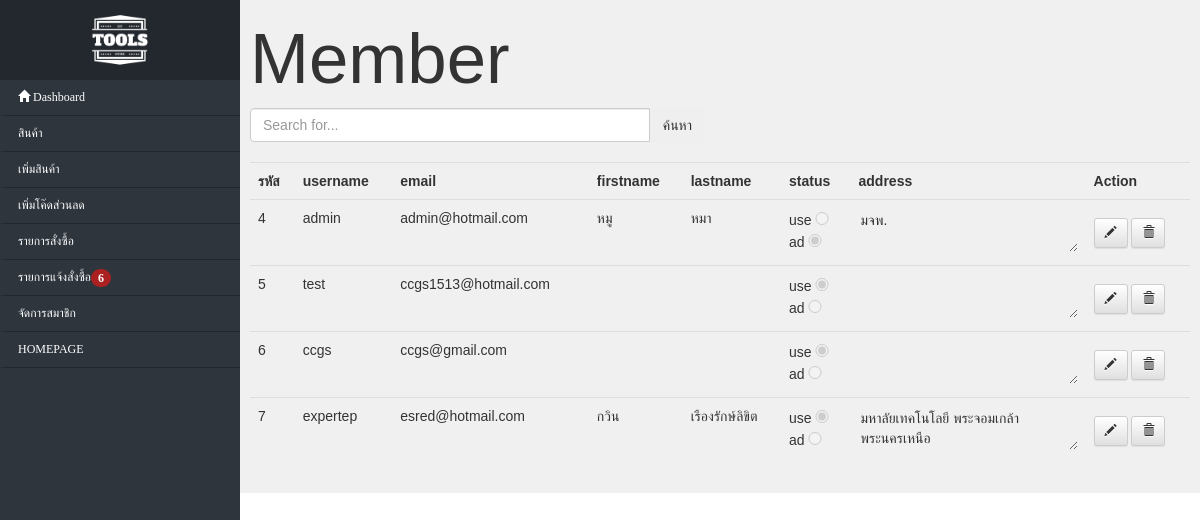
Page /backend/index.php?action=member (signed in) on the committed database.
### tables this page shows
CREATE TABLE `table_member` (
  `member_id` int(10) UNSIGNED NOT NULL,
  `username` varchar(50) NOT NULL,
  `password` varchar(50) NOT NULL,
  `email` varchar(50) NOT NULL,
  `firstname` varchar(30) DEFAULT NULL,
  `lastname` varchar(30) DEFAULT NULL,
  `date_register` varchar(50) NOT NULL,
  `status` int(10) NOT NULL,
  `picture` varchar(200) NOT NULL,
  `address` varchar(100) DEFAULT NULL
);

### backend/member/member.php (the view, shortened to what this page needs)
  <h1>Member</h1>
  <form class="" action="" method="GET">
    <div class="row">
      <div class="col-lg-6">
        <div class="input-group">
          <input type="text" name='search' class="form-control" placeholder="Search for...">
          <span class="input-group-btn">
            <button class="btn btn-secondary" type="submit">ค้นหา</button>
          </span>
        </div>
      </div>
    </div>
  </form>
  <br>
  <?php
   if(isset($_GET['search'])){
     $sql_select_product = 'SELECT * FROM table_member WHERE member_id LIKE "%'.$_GET['search'].'%"OR username LIKE "%'.$_GET['search'].'%"';
   }
   else{
     $sql_select_product = 'SELECT * FROM table_member ';
   }?>
<table class="table" style="border:1px solid black;">
  <tr>
    <th>
      รหัส
    </th>
    <th>
      username
    </th>
    <th>
      email
    </th>
    <th>
      firstname
    </th>
    <th>
      lastname
    </th>
    <th>
      status
    </th>
    <th>
      address
    </th>
    <th>
     Action
   </th>
  </tr>
  <?php
  include 'save.php';
    $query_select_product = $connect->query($sql_select_product);
   while ($select_product = $query_select_product->fetch_assoc()){
     ?>
     <form class="" action="#" method="post" onsubmit="return check(<?php echo $select_product['member_id']; ?>);">
        <tr>
          <td>
            <?php echo $select_product['member_id']; ?>
          </td>
          <td>
            <?php echo $select_product['username']; ?>
          </td>
          <td>
            <?php echo $select_product['email'] ?>
          </td>
          <td>
            <?php echo $select_product['firstname']; ?>
          <td>
            <?php echo $select_product['lastname'];?>
          </td>
          <td>
            use<input class="check <?php echo $select_product['member_id']; ?>" type="radio" name="status" value="0" <?php echo ($select_product['status']=='0') ? 'checked' :'';  ?> disabled><br>
            ad<input class="check <?php echo $select_product['member_id']; ?>" type="radio" name="status" value="1" <?php echo ($select_product['status']=='1') ? 'checked' :'';  ?> disabled>
          </td>
          <td>
            <textarea rows="2" class="edit textmember <?php echo $select_product['member_id']; ?>" name="address" readonly><?php echo $select_product['address'] ?></textarea>
          </td>
          <td>
            <button type="submit" name="editmember" id="<?php echo $select_product['member_id']; ?>" class="btn btn-default btn-sm" aria-label="Left Align" onclick="bool='e';">
              <span class="glyphicon glyphicon-pencil" aria-hidden="true"></span>
            </button>
            <button type="submit" name="deletemember" class="btn btn-default btn-sm" aria-label="Left Align" onclick="bool='d';">
              <span class="glyphicon glyphicon-trash" aria-hidden="true"></span>
            </button>
          </td>
        </tr>
       </form>
    <?php }
  ?>
  </table>

### css/css1.css (style rules this page uses)
.btn-sm { margin-top: 10px !important; }
.table { border:none !important; }
body { margin: 0px; padding: 0px; }
.edit { width:100%; background:transparent; border:none; }
.check { width:20px; }
.textmember { min-width: 50px; }

### css/all.css (style rules this page uses)
h1 { font-size: 5.9vw; }

### rows in the picture
table_member: member_id "4", username "admin", email "admin@hotmail.com", firstname "หมู", lastname "หมา", status "☑", address "มจพ."
table_member: member_id "5", username "test", email "ccgs1513@hotmail.com", status "☑"
table_member: member_id "6", username "ccgs", email "ccgs@gmail.com", status "☑"
table_member: member_id "7", username "expertep", email "esred@hotmail.com", firstname "กวิน", lastname "เรืองรักษ์ลิขิต", status "☑", address "มหาลัยเทคโนโลยี พระจอมเกล้าพระนครเหนือ"

### other values in the picture
$count "6"
